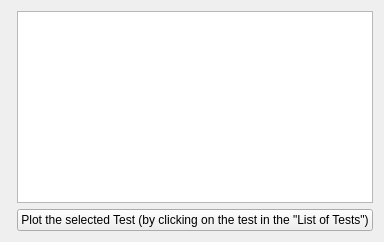
                <widget class="QWidget" name="tab_32">
                 <attribute name="title">
                  <string>Hertzian fitting</string>
                 </attribute>
                 <layout class="QGridLayout" name="gridLayout_64">
                  <item row="1" column="0">
                   <widget class="QFrame" name="frame_10">
                    <property name="frameShape">
                     <enum>QFrame::StyledPanel</enum>
                    </property>
                    <property name="frameShadow">
                     <enum>QFrame::Raised</enum>
                    </property>
                   </widget>
                  </item>
                  <item row="1" column="1">
                   <widget class="QGraphicsView" name="graphicsView_HertzianFitting_tabTipRadius"/>
                  </item>
                  <item row="2" column="1">
                   <widget class="QPushButton" name="pushButton_plot_chosen_test_tab_inclusive_frame_stiffness_tabTipRadius_2">
                    <property name="sizePolicy">
                     <sizepolicy hsizetype="Maximum" vsizetype="Maximum">
                      <horstretch>0</horstretch>
                      <verstretch>0</verstretch>
                     </sizepolicy>
                    </property>
                    <property name="text">
                     <string>Plot the selected Test (by clicking on the test in the &quot;List of Tests&quot;)</string>
                    </property>
                   </widget>
                  </item>
                 </layout>
                </widget>
